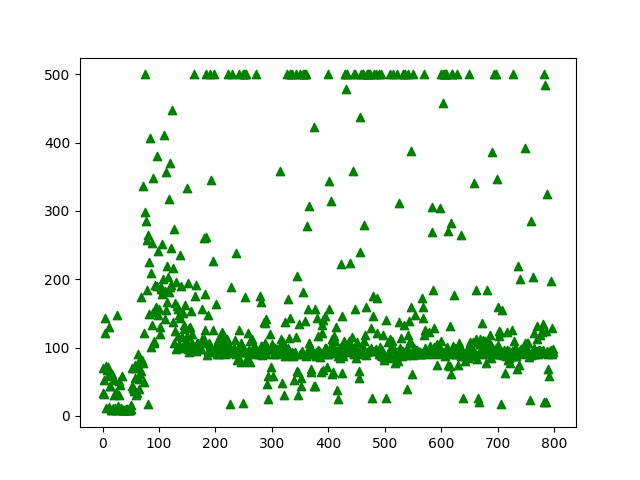

This figure's Python source:
'''
evaluation with test

one hidden layer

use reduce_mean for loss function: https://blog.csdn.net/xckkcxxck/article/details/80030111

lr: 0.005

align the dimension in loss 
    
use two hidden layers
'''
import tensorflow as tf 
import numpy as np
import gym
from inksci_module.memory import MEMORY
import matplotlib.pyplot as plt

class Agent():
    def __init__(self):
        self.env = gym.make("CartPole-v1")
        self.state_dim = 4
        self.action_dim = 2

        self.memory = MEMORY(10000, self.state_dim, self.action_dim)

        self.state_in, self.q_out = self.build_network()

        self.action_in, self.y_label, self.train_opt = self.create_train_method()

        self.sess = tf.Session()
        self.sess.run( tf.initialize_all_variables() )

        self.reward_list = []

        for _ in range(800):
            self.run_env()
            self.test_env()
        self.env.close()

        self.plot_reward()
        print(self.memory.pointer)
    def run_env(self):
        env = self.env
        observation = env.reset()
        for _ in range(1000):
          # env.render()
          action = self.noise_action(observation)

          observation_next, reward, done, info = env.step(action)

          self.memory.add(observation, self.one_hot(action, self.action_dim), reward, observation_next, done)
          if self.memory.pointer>1000:
            if self.memory.pointer<1002:
                print("train ...")
            self.train_network()
          observation = observation_next

          if done:
            break   

    def test_env(self):
        env = self.env
        observation = env.reset()
        reward_ep = 0
        for _ in range(1000):
          # env.render()
          action = self.get_action(observation)

          observation_next, reward, done, info = env.step(action)
          reward_ep += reward
          
          observation = observation_next

          if done:
            break   
        print("reward_ep: ", reward_ep)
        self.reward_list.append( reward_ep )    
    def build_network(self):

        # layers of network be 3 or more, will it works?

        x = tf.placeholder(tf.float32, shape=[None,self.state_dim])

        dense1 = tf.layers.dense(inputs=x, units=128, activation=tf.nn.relu)
        dense2 = tf.layers.dense(inputs=dense1, units=128, activation=tf.nn.relu)
        q = tf.layers.dense(inputs=dense2, units=self.action_dim, activation=None)    

        return x, q
    def noise_action(self, state):

        self.noise = 0.5

        if np.random.rand()<self.noise:
            action = np.random.randint(2)
        else:
            action = self.get_action(state)
        return action
    def get_action(self, state):
        fetches = {
            "q_out": self.q_out
        }
        feed_dict = {
            self.state_in: [state]
        }
        results = self.sess.run(fetches, feed_dict=feed_dict)
        action = np.argmax( results["q_out"][0] )    
        return action
    def create_train_method(self):
        # no matter how many the action are, just train q value of one action

        action_in = tf.placeholder(tf.float32, shape=[None,self.action_dim])

        y = tf.placeholder(tf.float32, shape=[None])

        q = tf.reduce_sum( tf.multiply(self.q_out, action_in), axis=1 )

        loss = tf.reduce_mean(tf.square(q-y))
        train_opt = tf.train.AdamOptimizer(0.005).minimize(loss)

        return action_in, y, train_opt
    def train_network(self):
        # create data for training
        pre_states, actions, rewards, post_states, dones = self.memory.sample(32)
        y = np.zeros( rewards.shape[0] )
        for i in range( rewards.shape[0] ):
            if dones[i]:
                y[i] = rewards[i]
            else:
                fetches = {
                    "q_out": self.q_out
                }
                feed_dict = {
                    self.state_in: [ post_states[i] ]
                }
                results = self.sess.run(fetches, feed_dict=feed_dict)

                y[i] = rewards[i] + 0.95*np.max( results["q_out"][0] )

        # train the network
        fetches = {
            "train": self.train_opt
        }
        feed_dict = {
            self.state_in: pre_states,
            self.action_in: actions,
            self.y_label: y
        }
        results = self.sess.run(fetches, feed_dict=feed_dict)

    def one_hot(self, action, action_dim):
        a = np.zeros(action_dim)
        a[action] = 1
        return a

    def plot_reward(self):
        # plt.plot( self.reward_list ,color="Blue", marker="^")
        # plt.savefig("dqn_ink7.png")

        fig = plt.figure()
        plt.scatter(range(len(self.reward_list)), self.reward_list, color='green', marker='^') # plot points
        plt.savefig("dqn_ink8.png")

agent = Agent()